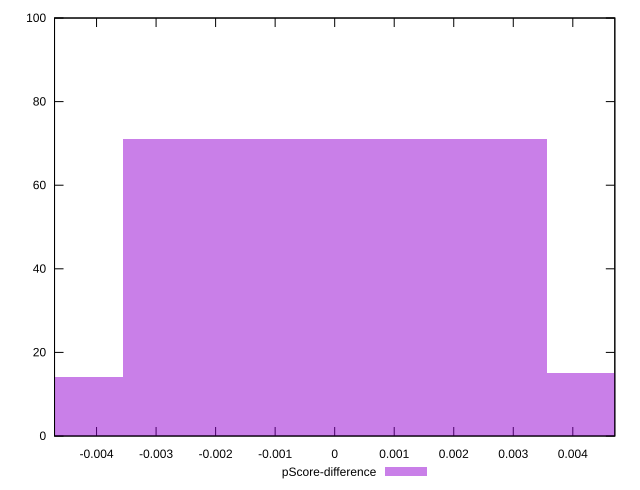

Recreate this plot in gnuplot.
reset

$pScoreDifference <<EOF
0.007117117854432727 15
0 71
-0.007117117854432727 14
EOF

set key outside below
set boxwidth 0.007117117854432727
set xrange [-0.004705882352941171:0.004705882352941171]
set yrange [0:100]
set trange [0:100]
set style fill transparent solid 0.5 noborder
set terminal svg size 640, 490 enhanced background rgb 'white'
set output "report_00013_2021-02-09T12-04-24.940Z/uses-http2/samples/pages+cached+noadtech/pScore-difference/histogram.svg"

plot $pScoreDifference title "pScore-difference" with boxes

reset
